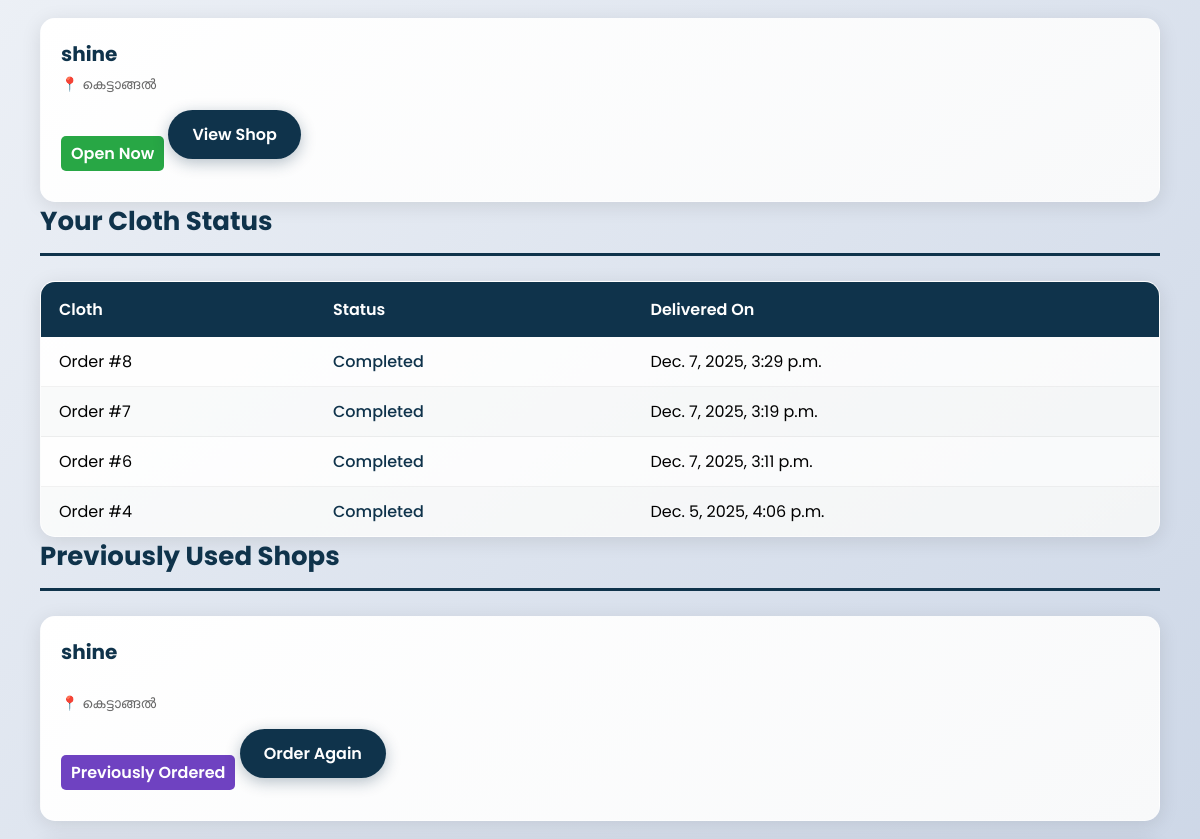
Page /dashboard/ (signed in, middle part) on the earlier database version.
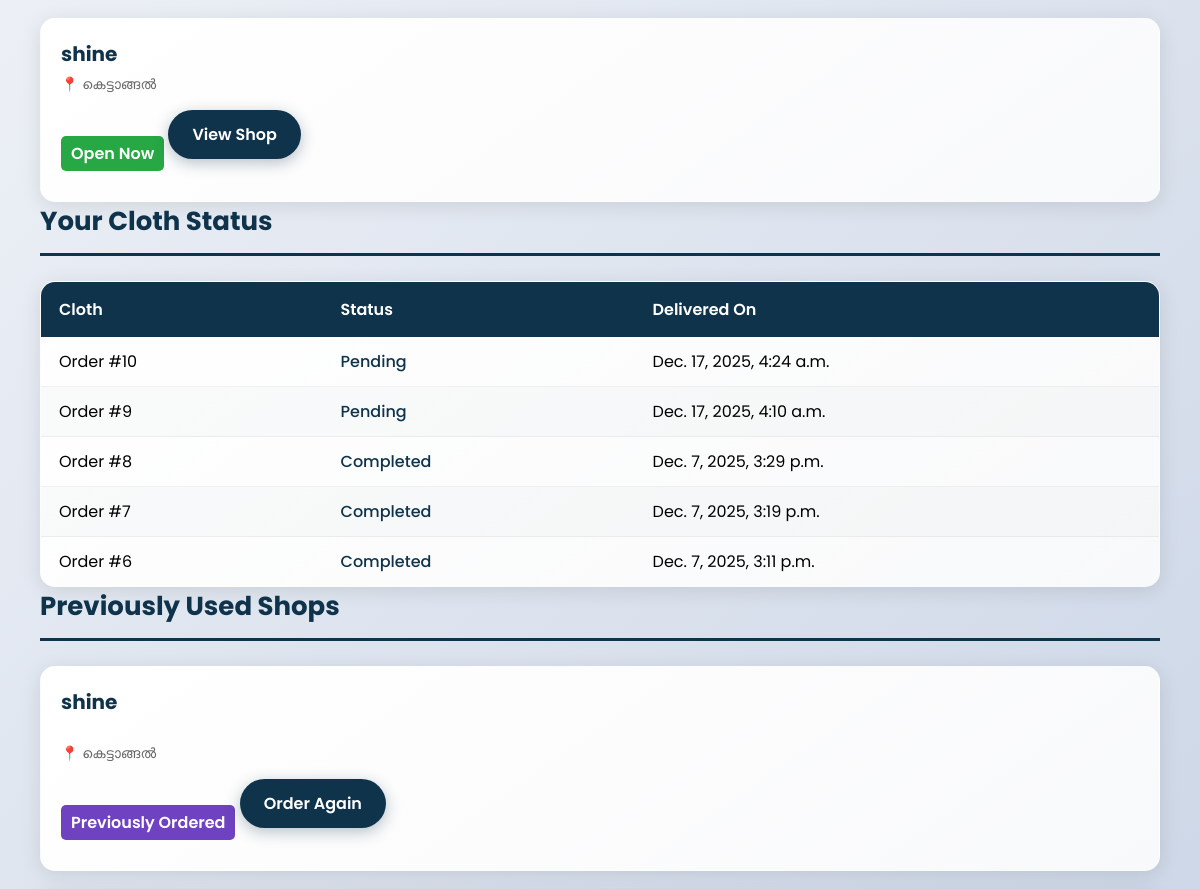
Same page on the later database version.
### shop/models.py (models this page shows, shortened)
class Order(models.Model):
    STATUS_CHOICES = [
        ('Pending', 'Pending'),
        ('Washing', 'Washing'),
        ('Drying', 'Drying'),
        ('Ironing', 'Ironing'),
        ('Ready', 'Ready for Pickup'),
        ('Completed', 'Completed'),
    ]
    PAYMENT_CHOICES = [
        ('Pending', 'Pending'),
        ('Completed', 'Completed'),
    ]
    user = models.ForeignKey(User, on_delete=models.CASCADE)
    shop = models.ForeignKey(LaundryShop, on_delete=models.CASCADE)
    branch = models.ForeignKey(Branch, on_delete=models.CASCADE, blank=True, null=True)
    amount = models.DecimalField(max_digits=10, decimal_places=2)
    cloth_status = models.CharField(max_length=20, choices=STATUS_CHOICES, default='Pending')
    payment_status = models.CharField(max_length=20, choices=PAYMENT_CHOICES, default='Pending')
    pickup_date = models.DateTimeField(blank=True, null=True)
    delivery_date = models.DateTimeField(blank=True, null=True)
    delivery_name = models.CharField(max_length=100, blank=True)
    delivery_address = models.TextField(blank=True)
    delivery_phone = models.CharField(max_length=15, blank=True)
    special_instructions = models.TextField(blank=True)
    created_at = models.DateTimeField(default=timezone.now)
    delay_notified = models.BooleanField(default=False)
    thank_you_sent = models.BooleanField(default=False)

### shop/views.py (the view)
# urls.py: path("dashboard/", views.user_dashboard, name="dashboard"),
@login_required
def user_dashboard(request):
    pending = Order.objects.filter(user=request.user, cloth_status="Pending").count()
    completed = Order.objects.filter(user=request.user, cloth_status="Completed").count()
    spent = Order.objects.filter(user=request.user).aggregate(
        total=Sum('amount')
    )["total"] or 0
    cloth_status = get_cloth_status(request.user)
    search_query = request.GET.get('search', '')
    services_nearby = []
    shops_nearby = []
    user_city = None
    try:
        user_profile = request.user.profile
        user_city = user_profile.city if user_profile.city else None
    except:
        user_city = None
    if search_query:
        services = Service.objects.filter(
            Q(name__icontains=search_query)
        ).select_related('branch__shop').filter(branch__shop__is_approved=True)
        if user_city:
            city_services = services.filter(branch__shop__city__iexact=user_city)[:10]
            if city_services:
                services_nearby = city_services
            else:
                services_nearby = services[:10]
        else:
            services_nearby = services[:10]  # Limit to 10 results
    elif user_city:
        services_nearby = Service.objects.filter(
            branch__shop__is_approved=True,
            branch__shop__city__iexact=user_city
        ).select_related('branch__shop')[:10]
        shops_nearby = LaundryShop.objects.filter(
            is_approved=True,
            city__iexact=user_city
        )[:10]
    create_order_notifications(request.user)
    create_welcome_notifications(request.user)
    recent_notifications = Notification.objects.filter(user=request.user).order_by('-created_at')[:5]
    recent_notifications = [
        {
            'title': notification.title,
            'message': notification.message,
            'time': notification.created_at,
            'icon': notification.icon,
            'color': notification.color,
            'is_read': notification.is_read
        }
        for notification in recent_notifications
    ]
    if hasattr(request.user, 'profile') and request.user.profile.notifications_enabled:
        unread_count = Notification.objects.filter(user=request.user, is_read=False).count()
    else:
        unread_count = 0
    previous_shops = (
    LaundryShop.objects
    .filter(order__user=request.user, order__cloth_status='Completed')
    .distinct()
)
    return render(request, "user_dashboard.html", {
        "pending_count": pending,
        "completed_count": completed,
        "total_spent": spent,
        "cloth_status": cloth_status, # Added for the 'Your Cloth Status' table
        "services_nearby": services_nearby,
        "shops_nearby": shops_nearby,
        "search_query": search_query,
        "user_city": user_city,
        "recent_notifications": recent_notifications,  # Show up to 5 notifications
        "unread_count": unread_count,
        "previous_shops": previous_shops,
    })

### shop/views.py (called while the page is built)
def get_cloth_status(user):
    orders = Order.objects.filter(user=user).order_by('-id')[:5]
    if orders:
        return [{'cloth_name': f"Order #{order.id}", 'status': order.cloth_status, 'delivery_date': order.created_at} for order in orders]
    return [
        {'cloth_name': 'No recent orders', 'status': 'N/A', 'delivery_date': 'N/A'}
    ]

### shop/templates/user_dashboard.html (shortened to what this page needs)
{% load static %}
<!DOCTYPE html>
<html lang="en">
<head>
</head>
<body>
    <div class="section-container">
        <div class="mb-10">
            {% if shops_nearby %}
                <div class="shop-grid">
                    {% for shop in shops_nearby %}
                        <div class="card">
                            <h3>{{ shop.name }}</h3>
                            <p style="color: #666; font-size: 14px; margin-top: 4px;">📍 {{ shop.city }}</p>
                            <span class="status">Open Now</span>
                            <a href="{% url 'shop_detail' shop.id %}" class="btn">View Shop</a>
                        </div>
                    {% endfor %}
                </div>
            {% endif %}
        </div>
        <div>
            <h2 class="section-heading">Your Cloth Status</h2>
            <table class="status-table">
                <thead>
                    <tr>
                        <th>Cloth</th>
                        <th>Status</th>
                        <th>Delivered On</th>
                    </tr>
                </thead>
                <tbody>
                    {% for cloth in cloth_status %}
                        <tr>
                            <td>{{ cloth.cloth_name }}</td>
                            <td class="status-text">{{ cloth.status }}</td>
                            <td>
                                {% if cloth.delivery_date %}
                                    {{ cloth.delivery_date }}
                                {% else %}
                                    Not yet delivered
                                {% endif %}
                            </td>
                        </tr>
                    {% empty %}
                        <tr>
                            <td colspan="3" class="empty-message">
                                No cloth status available.
                            </td>
                        </tr>
                    {% endfor %}
                </tbody>
            </table>
        </div>
        <div class="mb-10">
            <h2 class="section-heading">Previously Used Shops</h2>
            {% if previous_shops %}
                <div class="shop-grid">
                    {% for shop in previous_shops %}
                        <div class="card">
                            <h3>{{ shop.name }}</h3>
                            <p style="color:#666; font-size:14px; margin-top:4px;">
                                {{ shop.address|truncatechars:40 }} <br>
                                📍 {{ shop.city }}
                            </p>
                            <span class="status" style="background:#6f42c1;">
                                Previously Ordered
                            </span>
                            <a href="{% url 'shop_detail' shop.id %}" class="btn">
                                Order Again
                            </a>
                        </div>
                    {% endfor %}
                </div>
            {% endif %}
        </div>
    </div>
</body>
</html>

Differences in the rows shown:
no longer on this page (row unchanged): Order: status "Completed", delivery_date "Dec. 5, 2025, 4:06 p.m."
added Order: status "Pending", delivery_date "Dec. 17, 2025, 4:24 a.m."
added Order: status "Pending", delivery_date "Dec. 17, 2025, 4:10 a.m."
Other differences:
new list line: "Order #10"
new list line: "Order #9"
list line gone: "Order #4"
